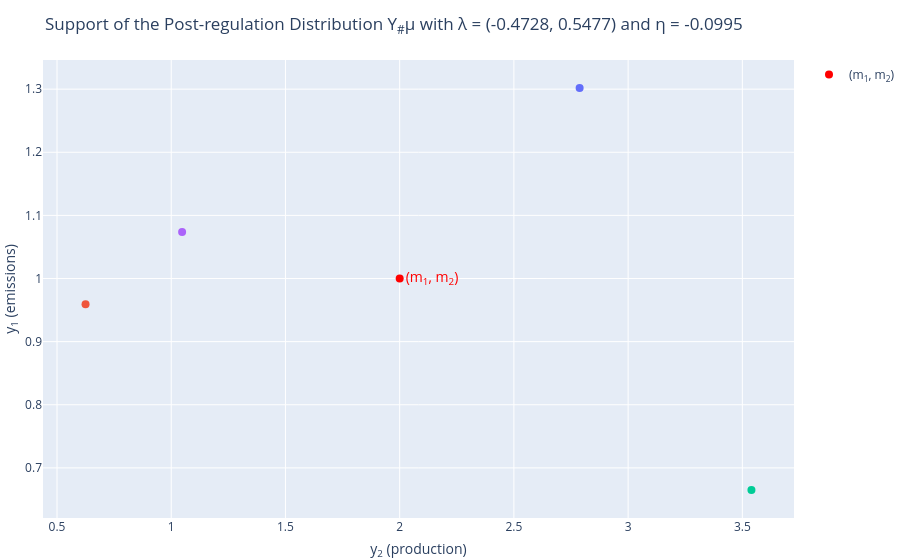

Write notebook code for a chart like this one.
### Code cell
plot_atomic_measure_2d(nu, mean = mean, params = optimal_params_attain, variable = 'y', 
                       colours = [palette[i % len(palette)] for i in range(len(mu_norm_attain))])

### Figure 1 — Plotly figure (JSON) as saved in the notebook; plotly's stock layout.template omitted (floating-point values rounded to 4 significant figures)
{"data": [{"marker": {"color": "#636EFA", "size": 8}, "mode": "markers", "name": "spt(Y<sub>&#35;</sub>&#956;)", "showlegend": false, "type": "scatter", "x": [2.788], "y": [1.302]}, {"marker": {"color": "#EF553B", "size": 8}, "mode": "markers", "name": "spt(Y<sub>&#35;</sub>&#956;)", "showlegend": false, "type": "scatter", "x": [0.6249], "y": [0.9594]}, {"marker": {"color": "#00CC96", "size": 8}, "mode": "markers", "name": "spt(Y<sub>&#35;</sub>&#956;)", "showlegend": false, "type": "scatter", "x": [3.54], "y": [0.6648]}, {"marker": {"color": "#AB63FA", "size": 8}, "mode": "markers", "name": "spt(Y<sub>&#35;</sub>&#956;)", "showlegend": false, "type": "scatter", "x": [1.048], "y": [1.074]}, {"marker": {"color": "red", "size": 8}, "mode": "markers+text", "name": "(m<sub>1</sub>, m<sub>2</sub>)", "text": ["(m<sub>1</sub>, m<sub>2</sub>)"], "textfont": {"color": "red", "size": 14}, "textposition": "middle right", "type": "scatter", "x": [2], "y": [1]}], "layout": {"margin": {"b": 0, "l": 0, "r": 0, "t": 60}, "showlegend": true, "title": {"text": "Support of the Post-regulation Distribution Y<sub>&#35;</sub>&#956; with &#955; = (-0.4728, 0.5477) and &#951; = -0.0995"}, "xaxis": {"title": {"text": "y<sub>2</sub> (production)"}}, "yaxis": {"title": {"text": "y<sub>1</sub> (emissions)"}}}}
